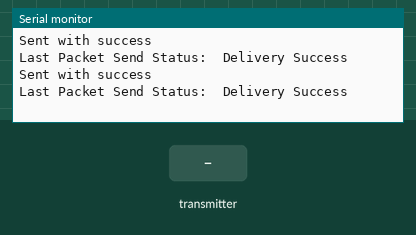
Bench run of a sketch on a simulated ESP32. Parts: the last lines printed to the serial monitor. The test bench sets the inputs (shaded band).

Above: at 1.2 s.
1.3 s: the transmitter starts sending speed = 0
At 1.61 s:
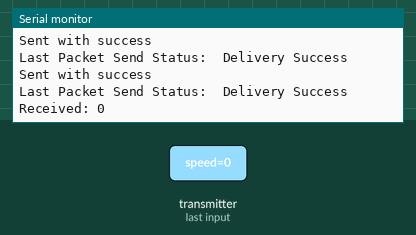
3.3 s: the transmitter starts sending speed = 1024
At 3.61 s:
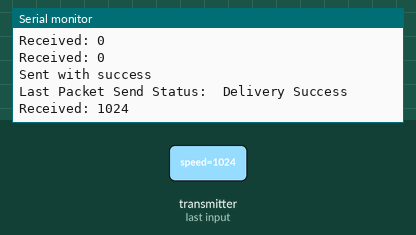

Measured:
- after the input at 1.3 s, the serial monitor: prints a new line at once (image 1)
- after the input at 3.3 s, the serial monitor: prints a new line at once (image 2)

The sketch:

sup_board_base.ino
```cpp
#include <esp_now.h>
#include <WiFi.h>

uint8_t broadcastAddress[] = {0x24, 0x62, 0xAB, 0xF9, 0xAA, 0x68};


float board_voltage;
float power;
float energy;


int speed;


// Variable to store if sending data was successful
String success;


typedef struct struct_message_remote {
    int speed;
} struct_message_remote;

typedef struct struct_message_base {
    float board_voltage;
    float power;
    float energy;
} struct_message_base;


struct_message_base outgoingReadings;
struct_message_remote incomingReadings;

// Callback when data is sent
void OnDataSent(const uint8_t *mac_addr, esp_now_send_status_t status) {
  Serial.print("\r\nLast Packet Send Status:\t");
  Serial.println(status == ESP_NOW_SEND_SUCCESS ? "Delivery Success" : "Delivery Fail");
  if (status ==0){
    success = "Delivery Success :)";
  }
  else{
    success = "Delivery Fail :(";
  }
}

// Callback when data is received
void OnDataRecv(const uint8_t * mac, const uint8_t *incomingData, int len) {
  memcpy(&incomingReadings, incomingData, sizeof(incomingReadings));
  Serial.print("Received: ");
  Serial.println(incomingReadings.speed);

  speed = incomingReadings.speed;

}

void setup() {
  // Init Serial Monitor
  Serial.begin(115200);

  WiFi.mode(WIFI_STA);

  // Init ESP-NOW
  if (esp_now_init() != ESP_OK) {
    Serial.println("Error initializing ESP-NOW");
    return;
  }

  // Once ESPNow is successfully Init, we will register for Send CB to
  // get the status of Trasnmitted packet
  esp_now_register_send_cb(OnDataSent);

  // Register peer
  esp_now_peer_info_t peerInfo;
  memcpy(peerInfo.peer_addr, broadcastAddress, 6);
  peerInfo.channel = 0;
  peerInfo.encrypt = false;

  // Add peer
  if (esp_now_add_peer(&peerInfo) != ESP_OK){
    Serial.println("Failed to add peer");
    return;
  }
  // Register for a callback function that will be called when data is received
  esp_now_register_recv_cb(OnDataRecv);
}

void loop() {
  getReadings();

  // Set values to send
  outgoingReadings.board_voltage = board_voltage;
  outgoingReadings.power = power;
  outgoingReadings.energy = energy;

  // Send message via ESP-NOW
  esp_err_t result = esp_now_send(broadcastAddress, (uint8_t *) &outgoingReadings, sizeof(outgoingReadings));

  if (result == ESP_OK) {
    Serial.println("Sent with success");
  }
  else {
    Serial.println("Error sending the data");
  }
  //updateDisplay();
  delay(1000);
}
void getReadings(){
  board_voltage = 24.5;
  power = 160;
  energy = 10;
}
```
